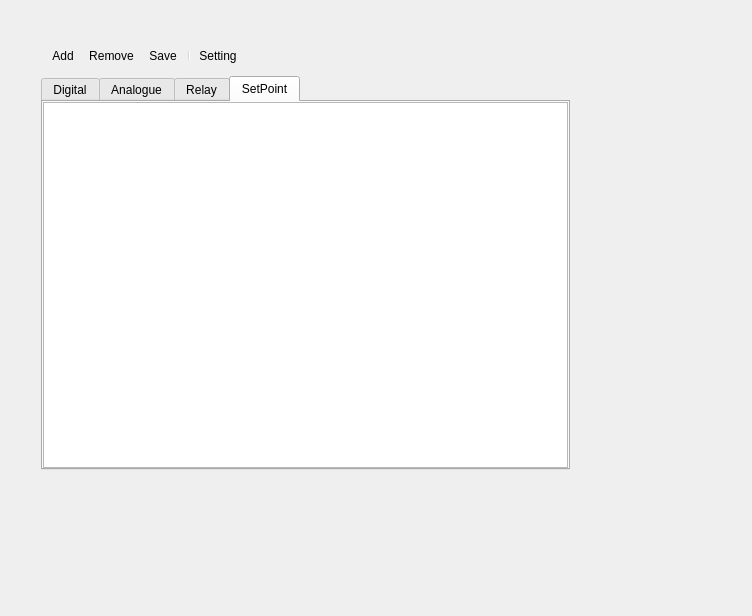
<?xml version="1.0" encoding="UTF-8"?>
<ui version="4.0">
 <class>cconfigwidget</class>
 <widget class="QWidget" name="cconfigwidget">
  <property name="geometry">
   <rect>
    <x>0</x>
    <y>0</y>
    <width>752</width>
    <height>616</height>
   </rect>
  </property>
  <property name="windowTitle">
   <string>cconfigwidget</string>
  </property>
  <widget class="QWidget" name="layoutWidget">
   <property name="geometry">
    <rect>
     <x>30</x>
     <y>30</y>
     <width>551</width>
     <height>451</height>
    </rect>
   </property>
   <layout class="QVBoxLayout" name="verticalLayout_5">
    <item>
     <widget class="QToolBar" name="toolBar">
      <property name="iconSize">
       <size>
        <width>16</width>
        <height>16</height>
       </size>
      </property>
      <addaction name="actionAdd"/>
      <addaction name="actionRemove"/>
      <addaction name="actionSave"/>
      <addaction name="separator"/>
      <addaction name="actionSetting"/>
     </widget>
    </item>
    <item>
     <widget class="QTabWidget" name="tabWidget">
      <property name="currentIndex">
       <number>3</number>
      </property>
      <widget class="QWidget" name="tab">
       <attribute name="title">
        <string>Digital</string>
       </attribute>
       <layout class="QVBoxLayout" name="verticalLayout_2">
        <property name="leftMargin">
         <number>0</number>
        </property>
        <property name="topMargin">
         <number>0</number>
        </property>
        <property name="rightMargin">
         <number>0</number>
        </property>
        <property name="bottomMargin">
         <number>0</number>
        </property>
        <item>
         <widget class="QTreeView" name="Digital"/>
        </item>
       </layout>
      </widget>
      <widget class="QWidget" name="tab_2">
       <attribute name="title">
        <string>Analogue</string>
       </attribute>
       <layout class="QVBoxLayout" name="verticalLayout">
        <property name="leftMargin">
         <number>0</number>
        </property>
        <property name="topMargin">
         <number>0</number>
        </property>
        <property name="rightMargin">
         <number>0</number>
        </property>
        <property name="bottomMargin">
         <number>0</number>
        </property>
        <item>
         <widget class="QTableView" name="Analogue"/>
        </item>
       </layout>
      </widget>
      <widget class="QWidget" name="tab_5">
       <attribute name="title">
        <string>Relay</string>
       </attribute>
       <layout class="QVBoxLayout" name="verticalLayout_3">
        <property name="leftMargin">
         <number>0</number>
        </property>
        <property name="topMargin">
         <number>0</number>
        </property>
        <property name="rightMargin">
         <number>0</number>
        </property>
        <property name="bottomMargin">
         <number>0</number>
        </property>
        <item>
         <widget class="QTableView" name="Relay"/>
        </item>
       </layout>
      </widget>
      <widget class="QWidget" name="tab_6">
       <attribute name="title">
        <string>SetPoint</string>
       </attribute>
       <layout class="QVBoxLayout" name="verticalLayout_4">
        <property name="leftMargin">
         <number>0</number>
        </property>
        <property name="topMargin">
         <number>0</number>
        </property>
        <property name="rightMargin">
         <number>0</number>
        </property>
        <property name="bottomMargin">
         <number>0</number>
        </property>
        <item>
         <widget class="QTableView" name="SetPoint"/>
        </item>
       </layout>
      </widget>
     </widget>
    </item>
   </layout>
  </widget>
  <action name="actionAdd">
   <property name="icon">
    <iconset resource="powerprediction.qrc">
     <normaloff>:/images/list-add.png</normaloff>:/images/list-add.png</iconset>
   </property>
   <property name="text">
    <string>Add</string>
   </property>
   <property name="toolTip">
    <string>Add digital</string>
   </property>
  </action>
  <action name="actionRemove">
   <property name="icon">
    <iconset resource="powerprediction.qrc">
     <normaloff>:/images/list-remove.png</normaloff>:/images/list-remove.png</iconset>
   </property>
   <property name="text">
    <string>Remove</string>
   </property>
   <property name="toolTip">
    <string>Remove</string>
   </property>
  </action>
  <action name="actionSave">
   <property name="icon">
    <iconset resource="powerprediction.qrc">
     <normaloff>:/images/document-save.png</normaloff>:/images/document-save.png</iconset>
   </property>
   <property name="text">
    <string>Save</string>
   </property>
   <property name="toolTip">
    <string>Save</string>
   </property>
  </action>
  <action name="actionSetting">
   <property name="icon">
    <iconset resource="powerprediction.qrc">
     <normaloff>:/images/setting.jpg</normaloff>:/images/setting.jpg</iconset>
   </property>
   <property name="text">
    <string>Setting</string>
   </property>
   <property name="toolTip">
    <string>Setting</string>
   </property>
  </action>
 </widget>
 <layoutdefault spacing="6" margin="11"/>
 <resources>
  <include location="powerprediction.qrc"/>
 </resources>
 <connections/>
</ui>
